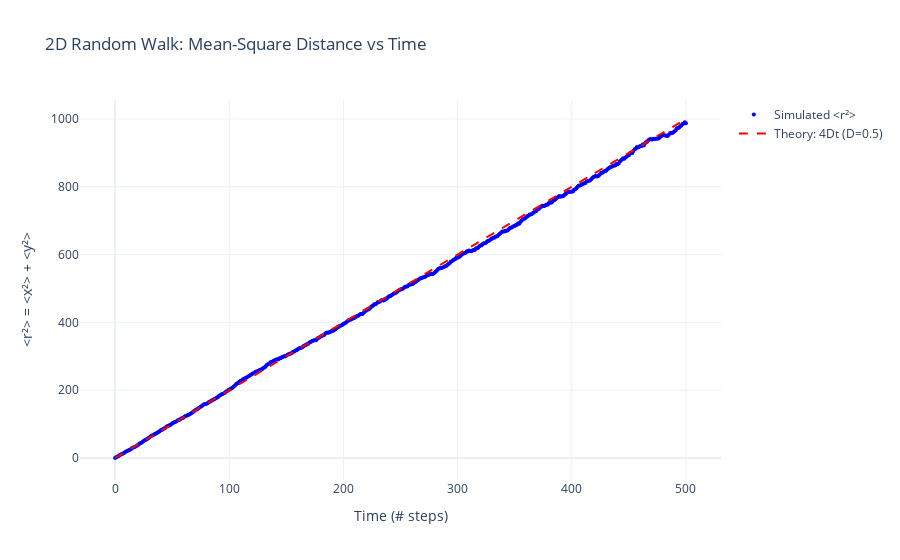

The notebook cell this image was saved under:
### Code cell
# Example 8: Multiple 2D walkers - verify r² = 4Dt
print("\n=== Example 8: 2D Random Walk Ensemble ===")

num_walkers_2d = 1000
num_steps_2d = 500
x_2d_ensemble, y_2d_ensemble = random_walk_2d(num_steps=num_steps_2d, num_walkers=num_walkers_2d)

# Calculate mean-square distance from origin
r_squared = x_2d_ensemble**2 + y_2d_ensemble**2
msd_2d = np.mean(r_squared, axis=0)

t = np.arange(num_steps_2d + 1)
D = 0.5  # sigma=1, tau=1
theoretical_msd_2d = 4 * D * t

fig = go.Figure()

fig.add_trace(go.Scatter(
    x=t,
    y=msd_2d,
    mode='markers',
    name='Simulated <r²>',
    marker=dict(size=4, color='blue')
))

fig.add_trace(go.Scatter(
    x=t,
    y=theoretical_msd_2d,
    mode='lines',
    name=f'Theory: 4Dt (D={D})',
    line=dict(color='red', width=2, dash='dash')
))

fig.update_layout(
    title='2D Random Walk: Mean-Square Distance vs Time',
    xaxis_title='Time (# steps)',
    yaxis_title='<r²> = <x²> + <y²>',
    template='plotly_white',
    hovermode='x unified'
)

fig.show()

print(f"Diffusion coefficient D (theory): {D}")
print(f"Diffusion coefficient D (from 2D slope): {msd_2d[-1] / (4 * num_steps_2d):.3f}")

### Figure 1 — Plotly figure (JSON) as saved in the notebook; plotly's stock layout.template omitted (floating-point values rounded to 4 significant figures; data arrays with more than 128 entries replaced by an {"elided": "..."} marker saying what was removed)
{"data": [{"marker": {"color": "blue", "size": 4}, "mode": "markers", "name": "Simulated <r²>", "type": "scatter", "x": {"elided": "501 int values"}, "y": {"elided": "501 float values"}}, {"line": {"color": "red", "dash": "dash", "width": 2}, "mode": "lines", "name": "Theory: 4Dt (D=0.5)", "type": "scatter", "x": {"elided": "501 int values"}, "y": {"elided": "501 float values"}}], "layout": {"hovermode": "x unified", "title": {"text": "2D Random Walk: Mean-Square Distance vs Time"}, "xaxis": {"title": {"text": "Time (# steps)"}}, "yaxis": {"title": {"text": "<r²> = <x²> + <y²>"}}}}
